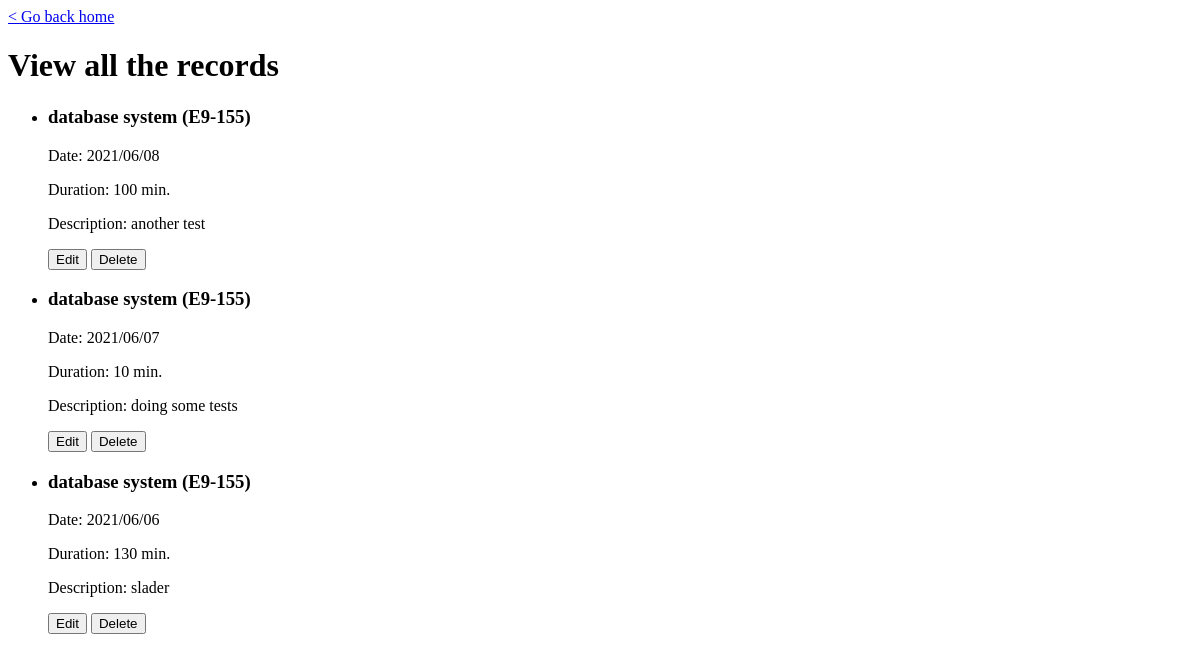
/records/listAll, run on an earlier commit of the app's database.
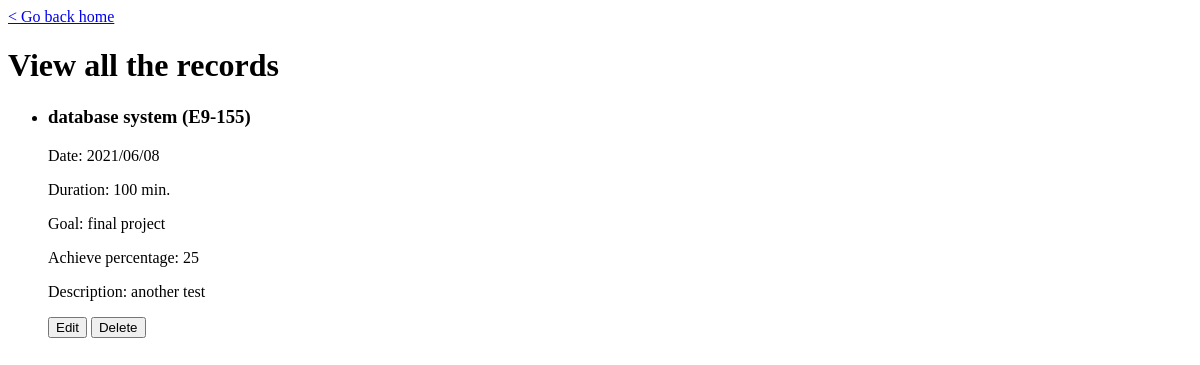
And on a later commit of the database.
### MainApp/models.py (models this page shows, shortened)
class Records(db.Model):
    __tablename__ = 'Records'
    ItemNumber = db.Column(db.CHAR(6), db.ForeignKey('Items.ItemNumber', ondelete='CASCADE'), primary_key=True)
    Date = db.Column(db.CHAR(10), default=datetime.today().strftime("%Y/%m/%d"))
    Duration = db.Column(db.Integer, nullable=False)
    GoalNumber = db.Column(db.CHAR(6), db.ForeignKey('Goals.GoalNumber', ondelete='SET NULL'), default=None)
    AchievePercentage = db.Column(db.Integer, default=None)
    Description = db.Column(db.VARCHAR(100))
    SetDateTime = db.Column(db.CHAR(20), primary_key=True)
    '''
    __table_args__ = (
        db.ForeignKeyConstraint(['ItemNumber'], ['Items.ItemNumber']),
        db.ForeignKeyConstraint(['GoalNumber'], ['Goals.GoalNumber']),
    )
    '''

class Items(db.Model):
    __tablename__ = 'Items'
    Category = db.Column(db.VARCHAR(20), nullable=False)
    ItemNumber = db.Column(db.CHAR(6), primary_key=True)
    Name = db.Column(db.VARCHAR(50), nullable=False)
    item_referenced_by_record = db.relationship('Records', lazy=True, cascade='delete')
    item_referenced_by_goal = db.relationship('Goals', lazy=True, cascade='delete')

class Goals(db.Model):
    __tablename__ = 'Goals'
    GoalNumber = db.Column(db.CHAR(6), primary_key=True)
    ItemNumber = db.Column(db.CHAR(6), db.ForeignKey('Items.ItemNumber', ondelete='CASCADE'), nullable=False)
    Goal = db.Column(db.VARCHAR(100), nullable=False)
    Achieved = db.Column(db.CHAR(1), nullable=False)
    SetDate = db.Column(db.CHAR(10))
    AchieveDate = db.Column(db.CHAR(10))
    '''
    __table_args__ = (
        db.ForeignKeyConstraint(['ItemNumber'], ['Items.ItemNumber']),
    )
    '''
    goal_referenced_by_record = db.relationship('Records', lazy=True, foreign_keys='Records.GoalNumber')

### main.py (the view)
@app.route('/records/listAll')
def records_listAll():
    return records_views.listRecords()

### MainApp/Records/views.py (called while the page is built)
def listRecords():
    numberOfRecords = db.session.execute('SELECT COUNT(*) AS Number '+
                                         'FROM Records').fetchall()[0].Number
    if numberOfRecords > 0:
        allRecords = db.session.execute('SELECT Items.Name, Items.ItemNumber, Records.Date, Records.SetDateTime, Records.Duration, Goals.Goal, Records.AchievePercentage, Records.Description '+
                                        'FROM ((Records LEFT OUTER JOIN Goals ON Records.GoalNumber = Goals.GoalNumber)'+
                                                'JOIN Items ON Records.ItemNumber = Items.ItemNumber) '+
                                        'ORDER BY Records.Date DESC')
        return render_template('records/record_listAll.html', records=allRecords)
    else:
        return render_template('records/record_listAll.html')

### MainApp/templates/records/record_listAll.html (shortened to what this page needs)
<!doctype html>
<html>
    <body onload="setInfo()">
        <a href="/home" title="go to Homepage">&lt; Go back home</a>
        <div class="recordContainer">
            <h1 class="recordContainer">View all the records</h1>
            <ul class="allRecords">
                {% for r in records %}
                <li class="allRecords">
                    <h3 class="record" id="item">{{r.Name}} ({{r.ItemNumber}})</h3>
                    <p class="record" id="date">Date: {{r.Date}}</p>
                    <p class="record" id="duration">Duration: {{r.Duration}} min.</p>
                    {% if r.Goal != None %}
                        <p class="record" id="goal">Goal: {{r.Goal}}</p>
                        <p class="record" id="achievePercentage">Achieve percentage: {{r.AchievePercentage}}</p>
                    {% endif %}
                    <p class="record" id="description">Description: {{r.Description}}</p>
                    <button type="modifyRequest" onclick="sendModifyRequest('{{r.ItemNumber}}', '{{r.Date}}', '{{r.SetDateTime}}')">Edit</button>
                    <button type="deleteRequest" onclick="deleteWarn('{{r.ItemNumber}}', '{{r.Date}}', '{{r.SetDateTime}}')">Delete</button>
                </li>
                {% endfor %}
            </ul>
        </div>
    </body>
</html>

What changed in the data, as far as the page shows it:
removed Records: Name "database system", ItemNumber "E9-155", Date "2021/06/07", Duration "10", Description "doing some tests"
removed Records: Name "database system", ItemNumber "E9-155", Date "2021/06/06", Duration "130", Description "slader"
changed Records "another test": Goal (not shown) → "final project"; AchievePercentage (not shown) → "25"
